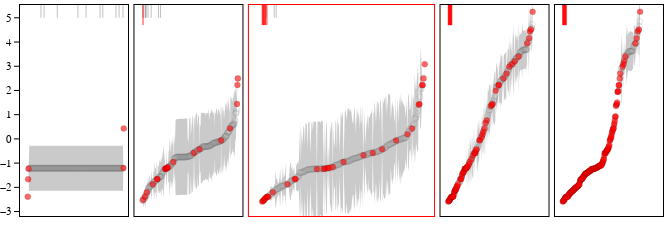

Source (notebook cell):
### Code cell
my_plotly_plot(
    figure=fig,
    plot_name=stoich_i + "_" + "al_5_gens_in_row",
    write_html=True,
    write_png=True,
    png_scale=10,
    write_pdf=True,
    )

fig.layout.update(paper_bgcolor="white")
fig.show()

### Figure 1 — Plotly figure (JSON) as saved in the notebook; plotly's stock layout.template omitted (floating-point values rounded to 4 significant figures; data arrays with more than 128 entries replaced by an {"elided": "..."} marker saying what was removed)
{"data": [{"line": {"color": "grey", "width": 0.5}, "mode": "lines", "type": "scatter", "x": [34, 34], "xaxis": "x", "y": [5, 6], "yaxis": "y"}, {"line": {"color": "grey", "width": 0.5}, "mode": "lines", "type": "scatter", "x": [42, 42], "xaxis": "x", "y": [5, 6], "yaxis": "y"}, {"line": {"color": "grey", "width": 0.5}, "mode": "lines", "type": "scatter", "x": [76, 76], "xaxis": "x", "y": [5, 6], "yaxis": "y"}, {"line": {"color": "grey", "width": 0.5}, "mode": "lines", "type": "scatter", "x": [129, 129], "xaxis": "x", "y": [5, 6], "yaxis": "y"}, {"line": {"color": "grey", "width": 0.5}, "mode": "lines", "type": "scatter", "x": [150, 150], "xaxis": "x", "y": [5, 6], "yaxis": "y"}, {"line": {"color": "grey", "width": 0.5}, "mode": "lines", "type": "scatter", "x": [193, 193], "xaxis": "x", "y": [5, 6], "yaxis": "y"}, {"line": {"color": "grey", "width": 0.5}, "mode": "lines", "type": "scatter", "x": [186, 186], "xaxis": "x", "y": [5, 6], "yaxis": "y"}, {"line": {"color": "grey", "width": 0.5}, "mode": "lines", "type": "scatter", "x": [227, 227], "xaxis": "x", "y": [5, 6], "yaxis": "y"}, {"line": {"color": "grey", "width": 0.5}, "mode": "lines", "type": "scatter", "x": [235, 235], "xaxis": "x", "y": [5, 6], "yaxis": "y"}, {"line": {"color": "grey", "width": 0.5}, "mode": "lines", "type": "scatter", "x": [245, 245], "xaxis": "x", "y": [5, 6], "yaxis": "y"}, {"line": {"color": "rgba(150,150,150,.8)", "width": 0}, "mode": "lines", "type": "scatter", "x": {"elided": "248 int values"}, "xaxis": "x", "y": {"elided": "248 float values"}, "yaxis": "y"}, {"fill": "tonexty", "line": {"color": "rgba(150,150,150,.8)", "width": 0}, "mode": "lines", "type": "scatter", "x": {"elided": "248 int values"}, "xaxis": "x", "y": {"elided": "248 float values"}, "yaxis": "y"}, {"hoverinfo": "text", "marker": {"color": {"elided": "248 str values"}, "line": {"color": {"elided": "248 str values"}, "width": {"elided": "248 float values"}}, "opacity": 1, "size": {"elided": "248 int values"}, "symbol": {"elided": "248 str values"}}, "mode": "markers", "text": {"elided": "248 str values"}, "type": "scatter", "x": {"elided": "248 int values"}, "xaxis": "x", "y": {"elided": "248 float values"}, "yaxis": "y"}, {"line": {"color": "grey", "width": 0.5}, "mode": "lines", "type": "scatter", "x": [1, 1], "xaxis": "x2", "y": [5, 6], "yaxis": "y2"}, {"line": {"color": "grey", "width": 0.5}, "mode": "lines", "type": "scatter", "x": [4, 4], "xaxis": "x2", "y": [5, 6], "yaxis": "y2"}, {"line": {"color": "grey", "width": 0.5}, "mode": "lines", "type": "scatter", "x": [8, 8], "xaxis": "x2", "y": [5, 6], "yaxis": "y2"}, {"line": {"color": "grey", "width": 0.5}, "mode": "lines", "type": "scatter", "x": [9, 9], "xaxis": "x2", "y": [5, 6], "yaxis": "y2"}, {"line": {"color": "grey", "width": 0.5}, "mode": "lines", "type": "scatter", "x": [10, 10], "xaxis": "x2", "y": [5, 6], "yaxis": "y2"}, {"line": {"color": "grey", "width": 0.5}, "mode": "lines", "type": "scatter", "x": [15, 15], "xaxis": "x2", "y": [5, 6], "yaxis": "y2"}, {"line": {"color": "grey", "width": 0.5}, "mode": "lines", "type": "scatter", "x": [23, 23], "xaxis": "x2", "y": [5, 6], "yaxis": "y2"}, {"line": {"color": "grey", "width": 0.5}, "mode": "lines", "type": "scatter", "x": [42, 42], "xaxis": "x2", "y": [5, 6], "yaxis": "y2"}, {"line": {"color": "grey", "width": 0.5}, "mode": "lines", "type": "scatter", "x": [47, 47], "xaxis": "x2", "y": [5, 6], "yaxis": "y2"}, {"line": {"color": "red", "width": 0.8}, "mode": "lines", "type": "scatter", "x": [2, 2], "xaxis": "x2", "y": [4.7, 6], "yaxis": "y2"}, {"line": {"color": "rgba(150,150,150,.8)", "width": 0}, "mode": "lines", "type": "scatter", "x": {"elided": "248 int values"}, "xaxis": "x2", "y": {"elided": "248 float values"}, "yaxis": "y2"}, {"fill": "tonexty", "line": {"color": "rgba(150,150,150,.8)", "width": 0}, "mode": "lines", "type": "scatter", "x": {"elided": "248 int values"}, "xaxis": "x2", "y": {"elided": "248 float values"}, "yaxis": "y2"}, {"hoverinfo": "text", "marker": {"color": {"elided": "248 str values"}, "line": {"color": {"elided": "248 str values"}, "width": {"elided": "248 float values"}}, "opacity": 1, "size": {"elided": "248 int values"}, "symbol": {"elided": "248 str values"}}, "mode": "markers", "text": {"elided": "248 str values"}, "type": "scatter", "x": {"elided": "248 int values"}, "xaxis": "x2", "y": {"elided": "248 float values"}, "yaxis": "y2"}, {"line": {"color": "grey", "width": 0.5}, "mode": "lines", "type": "scatter", "x": [6, 6], "xaxis": "x3", "y": [5, 6], "yaxis": "y3"}, {"line": {"color": "grey", "width": 0.5}, "mode": "lines", "type": "scatter", "x": [18, 18], "xaxis": "x3", "y": [5, 6], "yaxis": "y3"}, {"line": {"color": "grey", "width": 0.5}, "mode": "lines", "type": "scatter", "x": [21, 21], "xaxis": "x3", "y": [5, 6], "yaxis": "y3"}, {"line": {"color": "red", "width": 0.8}, "mode": "lines", "type": "scatter", "x": [0, 0], "xaxis": "x3", "y": [4.7, 6], "yaxis": "y3"}, {"line": {"color": "red", "width": 0.8}, "mode": "lines", "type": "scatter", "x": [1, 1], "xaxis": "x3", "y": [4.7, 6], "yaxis": "y3"}, {"line": {"color": "red", "width": 0.8}, "mode": "lines", "type": "scatter", "x": [2, 2], "xaxis": "x3", "y": [4.7, 6], "yaxis": "y3"}, {"line": {"color": "red", "width": 0.8}, "mode": "lines", "type": "scatter", "x": [3, 3], "xaxis": "x3", "y": [4.7, 6], "yaxis": "y3"}, {"line": {"color": "red", "width": 0.8}, "mode": "lines", "type": "scatter", "x": [4, 4], "xaxis": "x3", "y": [4.7, 6], "yaxis": "y3"}, {"line": {"color": "red", "width": 0.8}, "mode": "lines", "type": "scatter", "x": [5, 5], "xaxis": "x3", "y": [4.7, 6], "yaxis": "y3"}, {"line": {"color": "red", "width": 0.8}, "mode": "lines", "type": "scatter", "x": [7, 7], "xaxis": "x3", "y": [4.7, 6], "yaxis": "y3"}, {"line": {"color": "rgba(150,150,150,.8)", "width": 0}, "mode": "lines", "type": "scatter", "x": {"elided": "248 int values"}, "xaxis": "x3", "y": {"elided": "248 float values"}, "yaxis": "y3"}, {"fill": "tonexty", "line": {"color": "rgba(150,150,150,.8)", "width": 0}, "mode": "lines", "type": "scatter", "x": {"elided": "248 int values"}, "xaxis": "x3", "y": {"elided": "248 float values"}, "yaxis": "y3"}, {"hoverinfo": "text", "marker": {"color": {"elided": "248 str values"}, "line": {"color": {"elided": "248 str values"}, "width": {"elided": "248 float values"}}, "opacity": 1, "size": {"elided": "248 int values"}, "symbol": {"elided": "248 str values"}}, "mode": "markers", "text": {"elided": "248 str values"}, "type": "scatter", "x": {"elided": "248 int values"}, "xaxis": "x3", "y": {"elided": "248 float values"}, "yaxis": "y3"}, {"line": {"color": "red", "width": 0.8}, "mode": "lines", "type": "scatter", "x": [0, 0], "xaxis": "x4", "y": [4.7, 6], "yaxis": "y4"}, {"line": {"color": "red", "width": 0.8}, "mode": "lines", "type": "scatter", "x": [1, 1], "xaxis": "x4", "y": [4.7, 6], "yaxis": "y4"}, {"line": {"color": "red", "width": 0.8}, "mode": "lines", "type": "scatter", "x": [2, 2], "xaxis": "x4", "y": [4.7, 6], "yaxis": "y4"}, {"line": {"color": "red", "width": 0.8}, "mode": "lines", "type": "scatter", "x": [3, 3], "xaxis": "x4", "y": [4.7, 6], "yaxis": "y4"}, {"line": {"color": "red", "width": 0.8}, "mode": "lines", "type": "scatter", "x": [4, 4], "xaxis": "x4", "y": [4.7, 6], "yaxis": "y4"}, {"line": {"color": "red", "width": 0.8}, "mode": "lines", "type": "scatter", "x": [5, 5], "xaxis": "x4", "y": [4.7, 6], "yaxis": "y4"}, {"line": {"color": "red", "width": 0.8}, "mode": "lines", "type": "scatter", "x": [6, 6], "xaxis": "x4", "y": [4.7, 6], "yaxis": "y4"}, {"line": {"color": "red", "width": 0.8}, "mode": "lines", "type": "scatter", "x": [7, 7], "xaxis": "x4", "y": [4.7, 6], "yaxis": "y4"}, {"line": {"color": "red", "width": 0.8}, "mode": "lines", "type": "scatter", "x": [8, 8], "xaxis": "x4", "y": [4.7, 6], "yaxis": "y4"}, {"line": {"color": "red", "width": 0.8}, "mode": "lines", "type": "scatter", "x": [9, 9], "xaxis": "x4", "y": [4.7, 6], "yaxis": "y4"}, {"line": {"color": "rgba(150,150,150,.8)", "width": 0}, "mode": "lines", "type": "scatter", "x": {"elided": "248 int values"}, "xaxis": "x4", "y": {"elided": "248 float values"}, "yaxis": "y4"}, {"fill": "tonexty", "line": {"color": "rgba(150,150,150,.8)", "width": 0}, "mode": "lines", "type": "scatter", "x": {"elided": "248 int values"}, "xaxis": "x4", "y": {"elided": "248 float values"}, "yaxis": "y4"}, {"hoverinfo": "text", "marker": {"color": {"elided": "248 str values"}, "line": {"color": {"elided": "248 str values"}, "width": {"elided": "248 float values"}}, "opacity": 1, "size": {"elided": "248 int values"}, "symbol": {"elided": "248 str values"}}, "mode": "markers", "text": {"elided": "248 str values"}, "type": "scatter", "x": {"elided": "248 int values"}, "xaxis": "x4", "y": {"elided": "248 float values"}, "yaxis": "y4"}, {"line": {"color": "red", "width": 0.8}, "mode": "lines", "type": "scatter", "x": [0, 0], "xaxis": "x5", "y": [4.7, 6], "yaxis": "y5"}, {"line": {"color": "red", "width": 0.8}, "mode": "lines", "type": "scatter", "x": [1, 1], "xaxis": "x5", "y": [4.7, 6], "yaxis": "y5"}, {"line": {"color": "red", "width": 0.8}, "mode": "lines", "type": "scatter", "x": [2, 2], "xaxis": "x5", "y": [4.7, 6], "yaxis": "y5"}, {"line": {"color": "red", "width": 0.8}, "mode": "lines", "type": "scatter", "x": [3, 3], "xaxis": "x5", "y": [4.7, 6], "yaxis": "y5"}, {"line": {"color": "red", "width": 0.8}, "mode": "lines", "type": "scatter", "x": [4, 4], "xaxis": "x5", "y": [4.7, 6], "yaxis": "y5"}, {"line": {"color": "red", "width": 0.8}, "mode": "lines", "type": "scatter", "x": [5, 5], "xaxis": "x5", "y": [4.7, 6], "yaxis": "y5"}, {"line": {"color": "red", "width": 0.8}, "mode": "lines", "type": "scatter", "x": [6, 6], "xaxis": "x5", "y": [4.7, 6], "yaxis": "y5"}, {"line": {"color": "red", "width": 0.8}, "mode": "lines", "type": "scatter", "x": [7, 7], "xaxis": "x5", "y": [4.7, 6], "yaxis": "y5"}, {"line": {"color": "red", "width": 0.8}, "mode": "lines", "type": "scatter", "x": [8, 8], "xaxis": "x5", "y": [4.7, 6], "yaxis": "y5"}, {"line": {"color": "red", "width": 0.8}, "mode": "lines", "type": "scatter", "x": [9, 9], "xaxis": "x5", "y": [4.7, 6], "yaxis": "y5"}, {"line": {"color": "rgba(150,150,150,.8)", "width": 0}, "mode": "lines", "type": "scatter", "x": {"elided": "248 int values"}, "xaxis": "x5", "y": {"elided": "248 float values"}, "yaxis": "y5"}, {"fill": "tonexty", "line": {"color": "rgba(150,150,150,.8)", "width": 0}, "mode": "lines", "type": "scatter", "x": {"elided": "248 int values"}, "xaxis": "x5", "y": {"elided": "248 float values"}, "yaxis": "y5"}, {"hoverinfo": "text", "marker": {"color": {"elided": "248 str values"}, "line": {"color": {"elided": "248 str values"}, "width": {"elided": "248 float values"}}, "opacity": 1, "size": {"elided": "248 int values"}, "symbol": {"elided": "248 str values"}}, "mode": "markers", "text": {"elided": "248 str values"}, "type": "scatter", "x": {"elided": "248 int values"}, "xaxis": "x5", "y": {"elided": "248 float values"}, "yaxis": "y5"}], "layout": {"font": {"color": "black", "family": "Arial"}, "height": 200.0, "margin": {"b": 0, "l": 10, "r": 5, "t": 5}, "paper_bgcolor": "white", "plot_bgcolor": "rgba(0, 0, 0, 0)", "showlegend": false, "width": 669.0, "xaxis": {"anchor": "y", "domain": [0, 0.168], "linecolor": "black", "linewidth": 1, "mirror": true, "range": [-20, 258], "showgrid": false, "showline": true, "showticklabels": false, "tickcolor": "black", "tickfont": {"size": 10.67}, "title": {"font": {"color": "black", "size": 13.33}, "text": ""}, "type": "linear", "zeroline": false}, "xaxis2": {"anchor": "y2", "autorange": false, "domain": [0.178, 0.346], "linecolor": "black", "linewidth": 1, "mirror": true, "range": [-20, 258], "showgrid": false, "showline": true, "showticklabels": false, "tickcolor": "black", "tickfont": {"size": 10.67}, "title": {"font": {"color": "black", "size": 13.33}, "text": ""}, "type": "linear", "zeroline": false}, "xaxis3": {"anchor": "y3", "domain": [0.356, 0.644], "linecolor": "red", "linewidth": 1, "mirror": true, "range": [-20, 258], "showgrid": false, "showline": true, "showticklabels": false, "tickcolor": "black", "tickfont": {"size": 10.67}, "title": {"font": {"color": "black", "size": 13.33}, "text": ""}, "type": "linear", "zeroline": false}, "xaxis4": {"anchor": "y4", "domain": [0.654, 0.822], "linecolor": "black", "linewidth": 1, "mirror": true, "range": [-20, 258], "showgrid": false, "showline": true, "showticklabels": false, "tickcolor": "black", "tickfont": {"size": 10.67}, "title": {"font": {"color": "black", "size": 13.33}, "text": ""}, "type": "linear", "zeroline": false}, "xaxis5": {"anchor": "y5", "domain": [0.832, 1.0], "linecolor": "black", "linewidth": 1, "mirror": true, "range": [-20, 258], "showgrid": false, "showline": true, "showticklabels": false, "tickcolor": "black", "tickfont": {"size": 10.67}, "title": {"font": {"color": "black", "size": 13.33}, "text": ""}, "type": "linear", "zeroline": false}, "yaxis": {"anchor": "x", "autorange": false, "domain": [0, 1], "dtick": 1, "linecolor": "black", "linewidth": 1, "mirror": true, "range": [-3.184, 5.529], "showgrid": false, "showline": true, "showticklabels": true, "tickcolor": "black", "tickfont": {"size": 10.67}, "ticks": "outside", "title": {"font": {"color": "black", "size": 13.33}}, "type": "linear", "zeroline": false}, "yaxis2": {"anchor": "x2", "autorange": false, "domain": [0, 1], "linecolor": "black", "linewidth": 1, "matches": "y", "mirror": true, "range": [-3.184, 5.529], "showgrid": false, "showline": true, "showticklabels": false, "tickcolor": "black", "tickfont": {"size": 10.67}, "title": {"font": {"color": "black", "size": 13.33}}, "type": "linear", "zeroline": false}, "yaxis3": {"anchor": "x3", "autorange": false, "domain": [0, 1], "linecolor": "red", "linewidth": 1, "matches": "y", "mirror": true, "range": [-3.184, 5.529], "showgrid": false, "showline": true, "showticklabels": false, "tickcolor": "black", "tickfont": {"size": 10.67}, "title": {"font": {"color": "black", "size": 13.33}}, "type": "linear", "zeroline": false}, "yaxis4": {"anchor": "x4", "autorange": false, "domain": [0, 1], "linecolor": "black", "linewidth": 1, "matches": "y", "mirror": true, "range": [-3.184, 5.529], "showgrid": false, "showline": true, "showticklabels": false, "tickcolor": "black", "tickfont": {"size": 10.67}, "title": {"font": {"color": "black", "size": 13.33}}, "type": "linear", "zeroline": false}, "yaxis5": {"anchor": "x5", "autorange": false, "domain": [0, 1], "linecolor": "black", "linewidth": 1, "matches": "y", "mirror": true, "range": [-3.184, 5.529], "showgrid": false, "showline": true, "showticklabels": false, "tickcolor": "black", "tickfont": {"size": 10.67}, "title": {"font": {"color": "black", "size": 13.33}}, "type": "linear", "zeroline": false}}}
